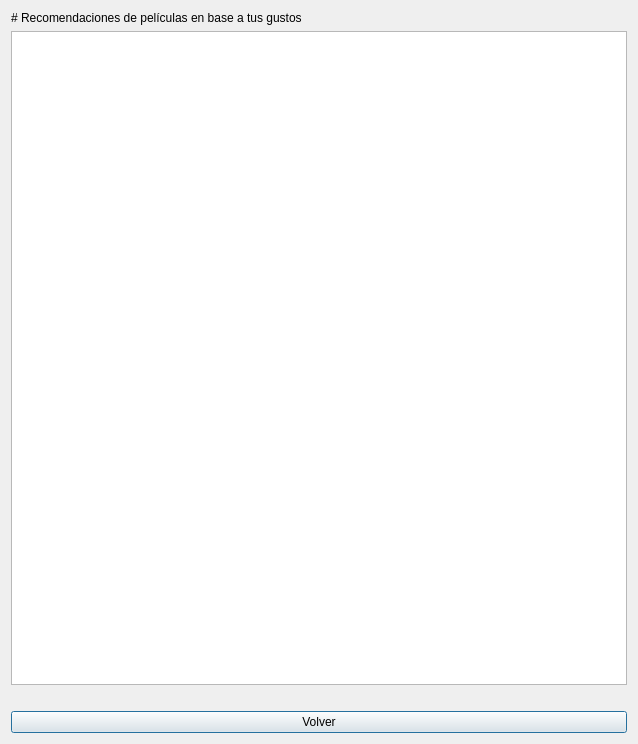
<?xml version="1.0" encoding="UTF-8"?>
<ui version="4.0">
 <class>Dialog</class>
 <widget class="QDialog" name="Dialog">
  <property name="geometry">
   <rect>
    <x>0</x>
    <y>0</y>
    <width>638</width>
    <height>744</height>
   </rect>
  </property>
  <property name="windowTitle">
   <string>Dialog</string>
  </property>
  <layout class="QHBoxLayout" name="horizontalLayout">
   <item>
    <layout class="QVBoxLayout" name="verticalLayout">
     <item>
      <widget class="QLabel" name="label">
       <property name="maximumSize">
        <size>
         <width>16777215</width>
         <height>40</height>
        </size>
       </property>
       <property name="text">
        <string># Recomendaciones de películas en base a tus gustos</string>
       </property>
       <property name="textFormat">
        <enum>Qt::MarkdownText</enum>
       </property>
      </widget>
     </item>
     <item>
      <layout class="QVBoxLayout" name="verticalLayout_2">
       <item>
        <widget class="QTableView" name="tableView"/>
       </item>
       <item>
        <spacer name="horizontalSpacer">
         <property name="orientation">
          <enum>Qt::Horizontal</enum>
         </property>
         <property name="sizeHint" stdset="0">
          <size>
           <width>40</width>
           <height>20</height>
          </size>
         </property>
        </spacer>
       </item>
       <item>
        <widget class="QPushButton" name="volverBtn">
         <property name="text">
          <string>Volver</string>
         </property>
        </widget>
       </item>
      </layout>
     </item>
    </layout>
   </item>
  </layout>
 </widget>
 <resources/>
 <connections/>
</ui>
